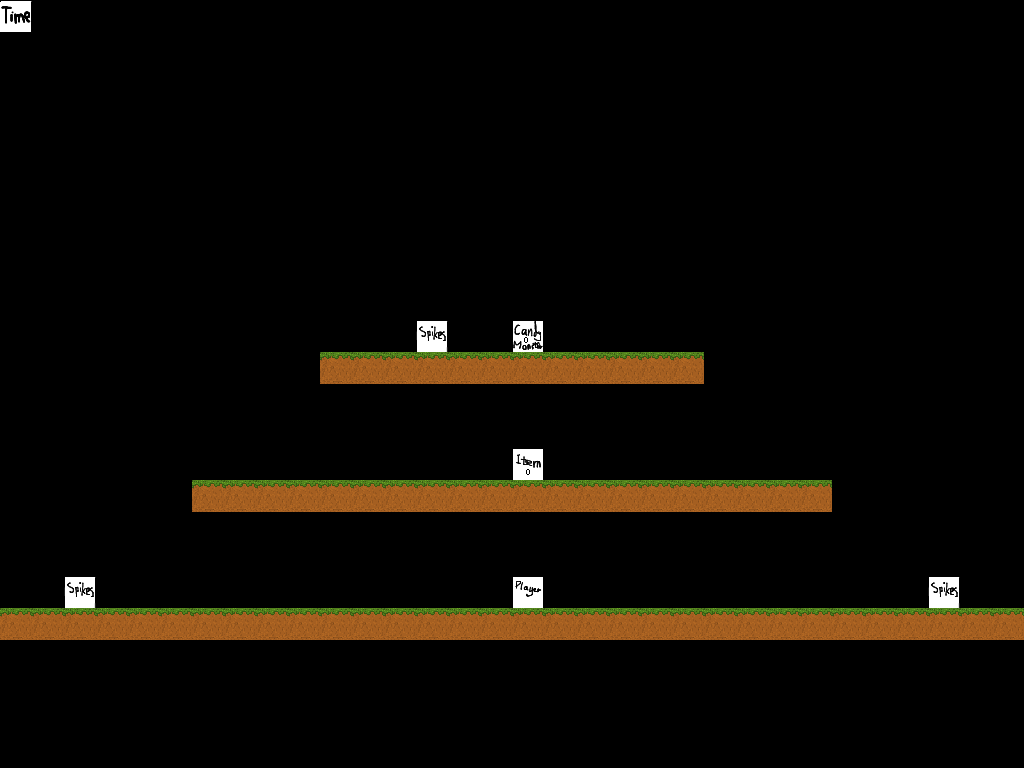

Rendered tile map (Tiled .tmx) drawn with the repository's tilesets; below, a short description and the map source with its tile grids summarised:
An orthogonal 32x24 tile map with 32x32 px tiles, 3 tile layers (solids, data, position), 2 tilesets.

<map version="1.0" orientation="orthogonal" width="32" height="24" tilewidth="32" tileheight="32">
 <tileset firstgid="1" name="position32x32" tilewidth="32" tileheight="32">
  <image source="position32x32.png" width="128" height="97" />
  <tile id="0">
   <properties>
    <property name="candyNumber" value="0" />
    <property name="property" value="candyMonster" />
   </properties>
  </tile>
  <tile id="1">
   <properties>
    <property name="candyNumber" value="0" />
    <property name="property" value="item" />
   </properties>
  </tile>
  <tile id="2">
   <properties>
    <property name="candyNumber" value="3" />
    <property name="property" value="candyMonster" />
   </properties>
  </tile>
  <tile id="3">
   <properties>
    <property name="candyNumber" value="3" />
    <property name="property" value="item" />
   </properties>
  </tile>
  <tile id="4">
   <properties>
    <property name="candyNumber" value="1" />
    <property name="property" value="candyMonster" />
   </properties>
  </tile>
  <tile id="5">
   <properties>
    <property name="candyNumber" value="1" />
    <property name="property" value="item" />
   </properties>
  </tile>
  <tile id="6">
   <properties>
    <property name="property" value="moveableBox" />
   </properties>
  </tile>
  <tile id="7">
   <properties>
    <property name="time" value="60" />
   </properties>
  </tile>
  <tile id="8">
   <properties>
    <property name="candyNumber" value="2" />
    <property name="property" value="candyMonster" />
   </properties>
  </tile>
  <tile id="9">
   <properties>
    <property name="candyNumber" value="2" />
    <property name="property" value="item" />
   </properties>
  </tile>
  <tile id="10">
   <properties>
    <property name="property" value="player" />
   </properties>
  </tile>
  <tile id="11">
   <properties>
    <property name="property" value="spikes" />
   </properties>
  </tile>
 </tileset>
 <tileset firstgid="13" name="nya rutor" tilewidth="32" tileheight="32">
  <image source="JosRutor32x32.png" width="128" height="256" />
  <tile id="0">
   <properties>
    <property name="property" value="solidGround" />
   </properties>
  </tile>
  <tile id="1">
   <properties>
    <property name="property" value="solidGround" />
   </properties>
  </tile>
  <tile id="4">
   <properties>
    <property name="property" value="spring" />
   </properties>
  </tile>
  <tile id="5">
   <properties>
    <property name="ice" value="" />
   </properties>
  </tile>
  <tile id="8">
   <properties>
    <property name="property" value="iceSpring" />
   </properties>
  </tile>
  <tile id="15">
   <properties>
    <property name="property" value="solidGround" />
   </properties>
  </tile>
  <tile id="16">
   <properties>
    <property name="property" value="ice" />
   </properties>
  </tile>
  <tile id="17">
   <properties>
    <property name="property" value="solidGround" />
   </properties>
  </tile>
  <tile id="19">
   <properties>
    <property name="property" value="solidGround" />
   </properties>
  </tile>
  <tile id="20">
   <properties>
    <property name="property" value="ice" />
   </properties>
  </tile>
  <tile id="21">
   <properties>
    <property name="property" value="solidGround" />
   </properties>
  </tile>
  <tile id="23">
   <properties>
    <property name="property" value="SolidGround" />
   </properties>
  </tile>
 </tileset>
 <layer name="solids" width="32" height="24">
  <data>[768 cells, 192 non-empty, 2 distinct tile ids]</data>
 </layer>
 <layer name="data" width="32" height="24">
  <data>[768 cells, 1 non-empty, 1 distinct tile ids]</data>
 </layer>
 <layer name="position" width="32" height="24">
  <data>[768 cells, 6 non-empty, 4 distinct tile ids]</data>
 </layer>
</map>
